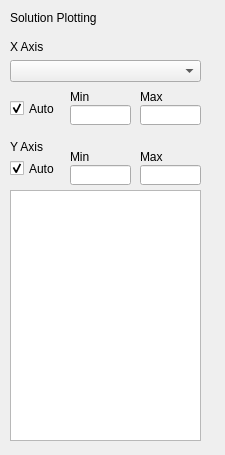
<?xml version="1.0" encoding="UTF-8"?>
<ui version="4.0">
 <class>form</class>
 <widget class="QWidget" name="form">
  <property name="geometry">
   <rect>
    <x>0</x>
    <y>0</y>
    <width>225</width>
    <height>455</height>
   </rect>
  </property>
  <property name="minimumSize">
   <size>
    <width>225</width>
    <height>455</height>
   </size>
  </property>
  <property name="maximumSize">
   <size>
    <width>225</width>
    <height>455</height>
   </size>
  </property>
  <property name="windowTitle">
   <string>System Solution</string>
  </property>
  <widget class="QListWidget" name="lwYAxis">
   <property name="geometry">
    <rect>
     <x>10</x>
     <y>190</y>
     <width>191</width>
     <height>251</height>
    </rect>
   </property>
  </widget>
  <widget class="QComboBox" name="cmbXAxis">
   <property name="geometry">
    <rect>
     <x>10</x>
     <y>60</y>
     <width>191</width>
     <height>22</height>
    </rect>
   </property>
  </widget>
  <widget class="QLabel" name="lblPlotting">
   <property name="geometry">
    <rect>
     <x>10</x>
     <y>10</y>
     <width>191</width>
     <height>16</height>
    </rect>
   </property>
   <property name="text">
    <string>Solution Plotting</string>
   </property>
  </widget>
  <widget class="QLabel" name="lblXAxis">
   <property name="geometry">
    <rect>
     <x>10</x>
     <y>40</y>
     <width>47</width>
     <height>13</height>
    </rect>
   </property>
   <property name="text">
    <string>X Axis</string>
   </property>
  </widget>
  <widget class="QLineEdit" name="edtXMin">
   <property name="geometry">
    <rect>
     <x>70</x>
     <y>105</y>
     <width>61</width>
     <height>20</height>
    </rect>
   </property>
  </widget>
  <widget class="QLineEdit" name="edtXMax">
   <property name="geometry">
    <rect>
     <x>140</x>
     <y>105</y>
     <width>61</width>
     <height>20</height>
    </rect>
   </property>
  </widget>
  <widget class="QCheckBox" name="chXAuto">
   <property name="geometry">
    <rect>
     <x>10</x>
     <y>100</y>
     <width>70</width>
     <height>17</height>
    </rect>
   </property>
   <property name="text">
    <string>Auto</string>
   </property>
   <property name="checked">
    <bool>true</bool>
   </property>
  </widget>
  <widget class="QLabel" name="lblXMin">
   <property name="geometry">
    <rect>
     <x>70</x>
     <y>90</y>
     <width>47</width>
     <height>13</height>
    </rect>
   </property>
   <property name="text">
    <string>Min</string>
   </property>
  </widget>
  <widget class="QLabel" name="lblXMax">
   <property name="geometry">
    <rect>
     <x>140</x>
     <y>90</y>
     <width>47</width>
     <height>13</height>
    </rect>
   </property>
   <property name="text">
    <string>Max</string>
   </property>
  </widget>
  <widget class="QLabel" name="lblYAxis">
   <property name="geometry">
    <rect>
     <x>10</x>
     <y>140</y>
     <width>47</width>
     <height>13</height>
    </rect>
   </property>
   <property name="text">
    <string>Y Axis</string>
   </property>
  </widget>
  <widget class="QLabel" name="label_6">
   <property name="geometry">
    <rect>
     <x>140</x>
     <y>150</y>
     <width>47</width>
     <height>13</height>
    </rect>
   </property>
   <property name="text">
    <string>Max</string>
   </property>
  </widget>
  <widget class="QLineEdit" name="edtYMin">
   <property name="geometry">
    <rect>
     <x>70</x>
     <y>165</y>
     <width>61</width>
     <height>20</height>
    </rect>
   </property>
  </widget>
  <widget class="QLabel" name="label_7">
   <property name="geometry">
    <rect>
     <x>70</x>
     <y>150</y>
     <width>47</width>
     <height>13</height>
    </rect>
   </property>
   <property name="text">
    <string>Min</string>
   </property>
  </widget>
  <widget class="QLineEdit" name="edtYMax">
   <property name="geometry">
    <rect>
     <x>140</x>
     <y>165</y>
     <width>61</width>
     <height>20</height>
    </rect>
   </property>
  </widget>
  <widget class="QCheckBox" name="chYAuto">
   <property name="geometry">
    <rect>
     <x>10</x>
     <y>160</y>
     <width>70</width>
     <height>17</height>
    </rect>
   </property>
   <property name="text">
    <string>Auto</string>
   </property>
   <property name="checked">
    <bool>true</bool>
   </property>
  </widget>
 </widget>
 <resources/>
 <connections/>
</ui>
